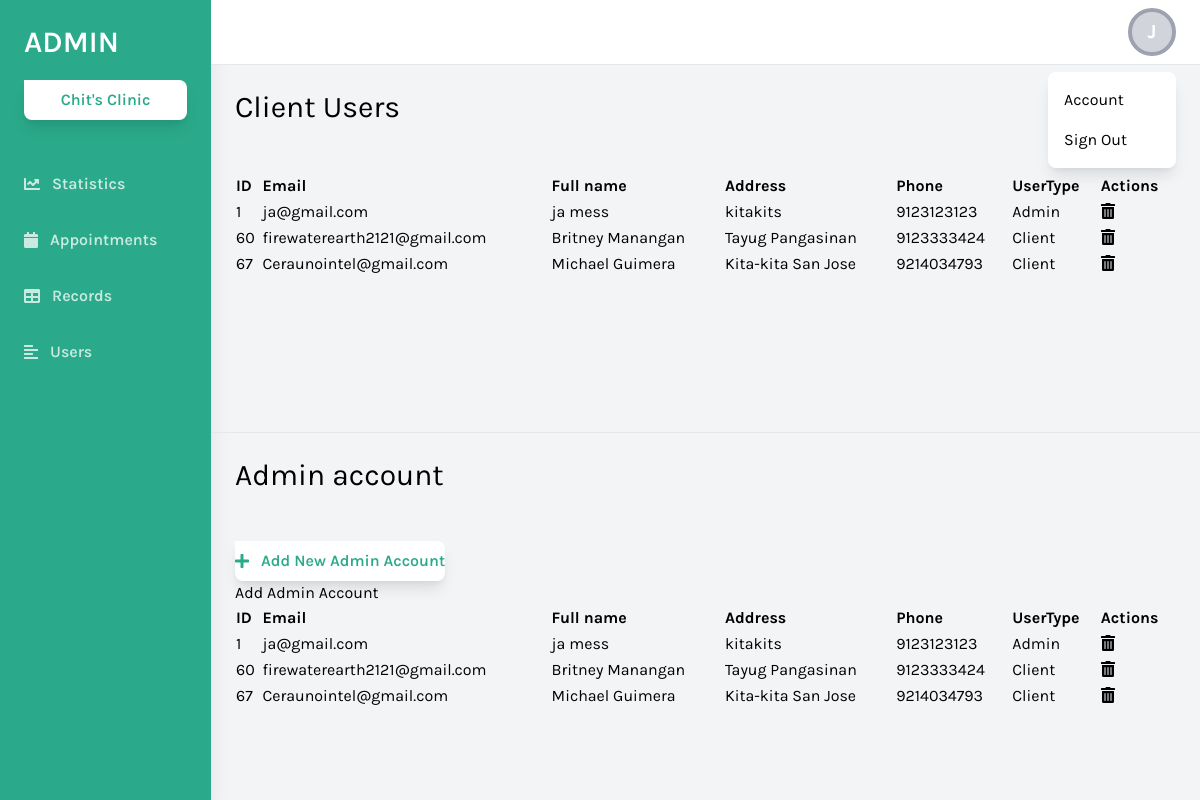
/admin/forms.php (signed in), run on an earlier commit of the app's database.
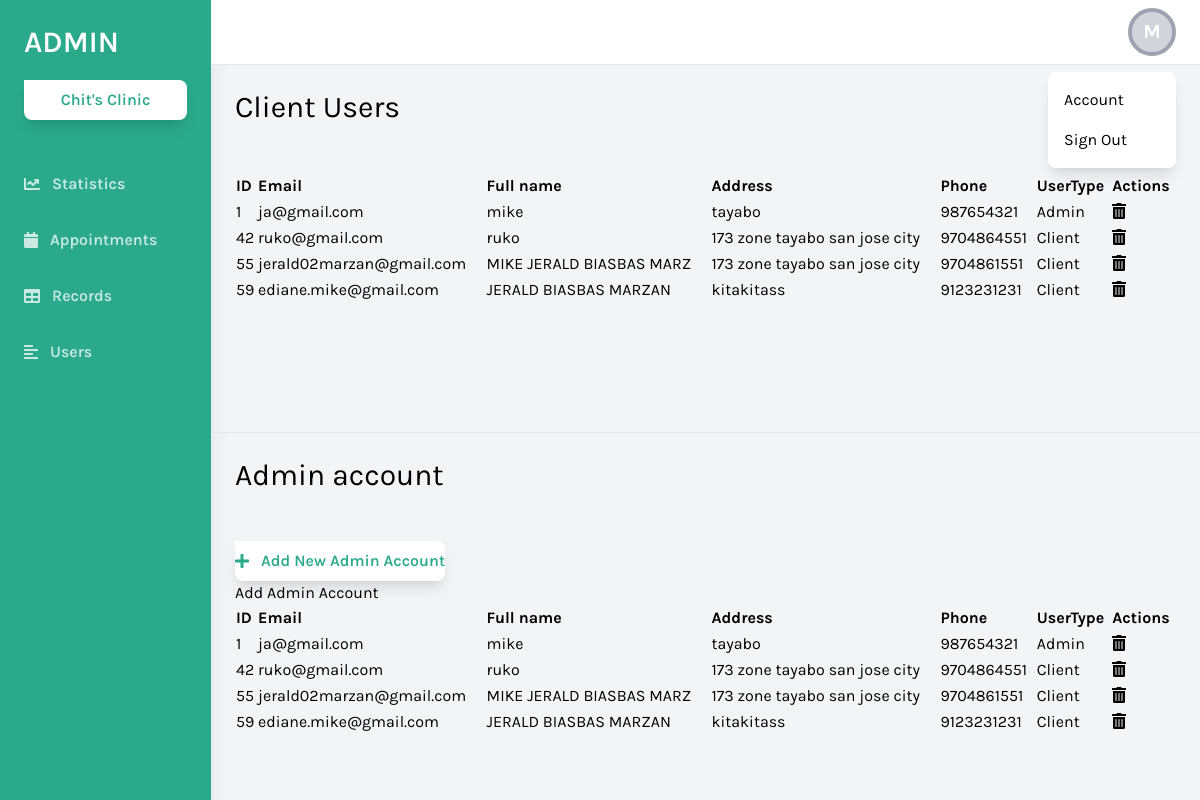
And on a later commit of the database.
### tables this page shows
CREATE TABLE `user` (
  `Id` int(11) NOT NULL,
  `Email` varchar(24) NOT NULL,
  `Password` varchar(100) NOT NULL,
  `FName` varchar(24) NOT NULL,
  `Address` varchar(30) NOT NULL,
  `Phone` bigint(20) NOT NULL,
  `UserType` varchar(11) NOT NULL,
  `reset_token_hash` varchar(64) DEFAULT NULL,
  `reset_token_expires_at` datetime DEFAULT NULL,
  `ConfirmationCode` int(24) DEFAULT NULL,
  `Status` varchar(60) NOT NULL
);

### admin/forms.php (the view, shortened to what the changed rows need)
<!DOCTYPE html>
<html lang="en">
<head>
    <link href="https://cdnjs.cloudflare.com/ajax/libs/tailwindcss/2.2.19/tailwind.min.css" rel="stylesheet">
</head>
<body class="bg-gray-100 font-family-karla flex">
    <div class="relative w-full flex flex-col h-screen overflow-y-hidden">
        <header class="w-full items-center bg-white py-2 px-6 hidden sm:flex">
            <div x-data="{ isOpen: false }" class="relative w-1/2 flex justify-end">
            <button @click="isOpen = !isOpen" class="relative z-10 w-12 h-12 rounded-full overflow-hidden border-4 border-gray-400 hover:border-gray-300 focus:border-gray-300 focus:outline-none bg-gray-300 flex items-center justify-center text-white font-bold text-xl">
    <?php
    $initials = "?";
    if (isset($_SESSION['name'])) {
        $full_name = htmlspecialchars($_SESSION['name']);
        $first_name = strtok($full_name, ' ');
        if ($first_name) {
            $initials = strtoupper(substr($first_name, 0, 1));
        }
    }
    echo $initials;
    ?>
</button>
                <button x-show="isOpen" @click="isOpen = false" class="h-full w-full fixed inset-0 cursor-default"></button>
                <div x-show="isOpen" class="absolute w-32 bg-white rounded-lg shadow-lg py-2 mt-16">
                    <a href="userSetting" class="block px-4 py-2 account-link hover:text-white">Account</a>
                    <a href="logout.php" class="block px-4 py-2 account-link hover:text-white">Sign Out</a>
                </div>
            </div>
        </header>
        <?php
require_once 'db.php';
$sql = "SELECT * FROM user ";
$stmt = $conn->prepare($sql);
$stmt->execute();
$result = $stmt->get_result();
?>
<link rel="stylesheet" href="https://cdn.datatables.net/1.12.1/css/jquery.dataTables.min.css">
<link rel="stylesheet" href="https://cdn.datatables.net/responsive/2.3.0/css/responsive.dataTables.min.css">
<div class="w-full h-screen overflow-x-hidden border-t flex flex-col">
    <main class="w-full flex-grow p-6">
        <h1 class="text-3xl text-black pb-6">Client Users</h1>
        <div class="w-full mt-6">
            <table id="user-table" class="display nowrap w-full text-left table-auto min-w-max">
                <thead>
                    <tr>
                        <th>ID</th>
                        <th>Email</th>
                        <th>Full name</th>
                        <th>Address</th>
                        <th>Phone</th>
                        <th>UserType</th>
                        <th>Actions</th>
                    </tr>
                </thead>
                <tbody>
                    <?php foreach ($_SESSION['users'] as $user) { ?>
                        <tr data-id="<?= $user['Id'] ?>">
                            <td><?= htmlspecialchars($user['Id']) ?></td>
                            <td><?= htmlspecialchars($user['Email']) ?></td>
                            <td><?= htmlspecialchars($user['Fname']) ?></td>
                            <td><?= htmlspecialchars($user['Address']) ?></td>
                            <td><?= htmlspecialchars($user['Phone']) ?></td>
                            <td><?= htmlspecialchars($user['Usertype']) ?></td>
                            <td>
<button class="remove-btn" data-id="<?= $user['Id'] ?>" title="Remove">
    <i class="fas fa-trash-alt"></i>
</button></td>
                        </tr>
                    <?php } ?>
                </tbody>
            </table>
        </div>
    </main>
</div>
<div class="w-full h-screen overflow-x-hidden border-t flex flex-col">
    <main class="w-full flex-grow p-6">
        <h1 class="text-3xl text-black pb-6">Admin account</h1>
        <div class="w-full mt-6">
            <table id="admin-table" class="display nowrap w-full text-left table-auto-max-w-max">
                <thead>
                    <tr>
                        <th>ID</th>
                        <th>Email</th>
                        <th>Full name</th>
                        <th>Address</th>
                        <th>Phone</th>
                        <th>UserType</th>
                        <th>Actions</th>
                    </tr>
                </thead>
                <tbody>
                    <?php foreach ($_SESSION['users'] as $user) { ?>
                        <tr data-id="<?= $user['Id'] ?>">
                            <td><?= htmlspecialchars($user['Id']) ?></td>
                            <td><?= htmlspecialchars($user['Email']) ?></td>
                            <td><?= htmlspecialchars($user['Fname']) ?></td>
                            <td><?= htmlspecialchars($user['Address']) ?></td>
                            <td><?= htmlspecialchars($user['Phone']) ?></td>
                            <td><?= htmlspecialchars($user['Usertype']) ?></td>
                            <td>
<button class="remove-btn1" data-id="<?= $user['Id'] ?>" title="Remove">
    <i class="fas fa-trash-alt"></i>
</button></td>
                        </tr>
                    <?php } ?>
                </tbody>
            </table>
        </div>
    </main>
</div>
    </div>
</body>
</html>

What changed in the data, as far as the page shows it:
removed user: Id "60", Email "firewaterearth2121@gmail.com", FName "Britney Manangan", Address "Tayug Pangasinan", Phone "9123333424", UserType "Client"
removed user: Id "67", Email "Ceraunointel@gmail.com", FName "Michael Guimera", Address "Kita-kita San Jose", Phone "9214034793", UserType "Client"
changed user "ja@gmail.com": FName "ja mess" → "mike"; Address "kitakits" → "tayabo"; Phone "9123123123" → "987654321"
added user: Id "42", Email "ruko@gmail.com", FName "ruko", Address "173 zone tayabo san jose city", Phone "9704864551", UserType "Client"
added user: Id "55", Email "jerald02marzan@gmail.com", FName "MIKE JERALD BIASBAS MARZ", Address "173 zone tayabo san jose city", Phone "9704861551", UserType "Client"
added user: Id "59", Email "ediane.mike@gmail.com", FName "JERALD BIASBAS MARZAN", Address "kitakitass", Phone "9123231231", UserType "Client"
Also different on the page:
$initials: "J" → "M"
